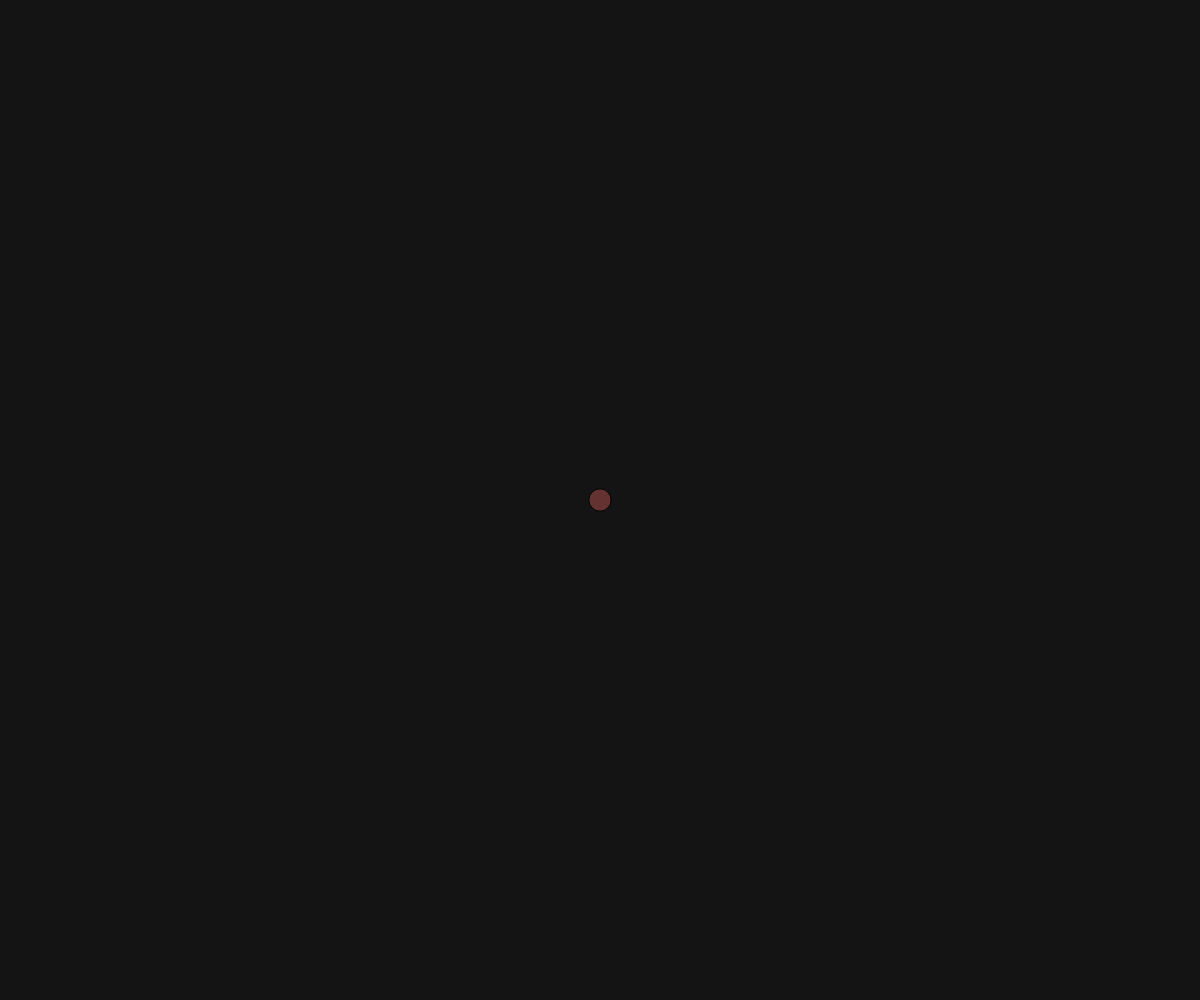
Frame 1 (no input)
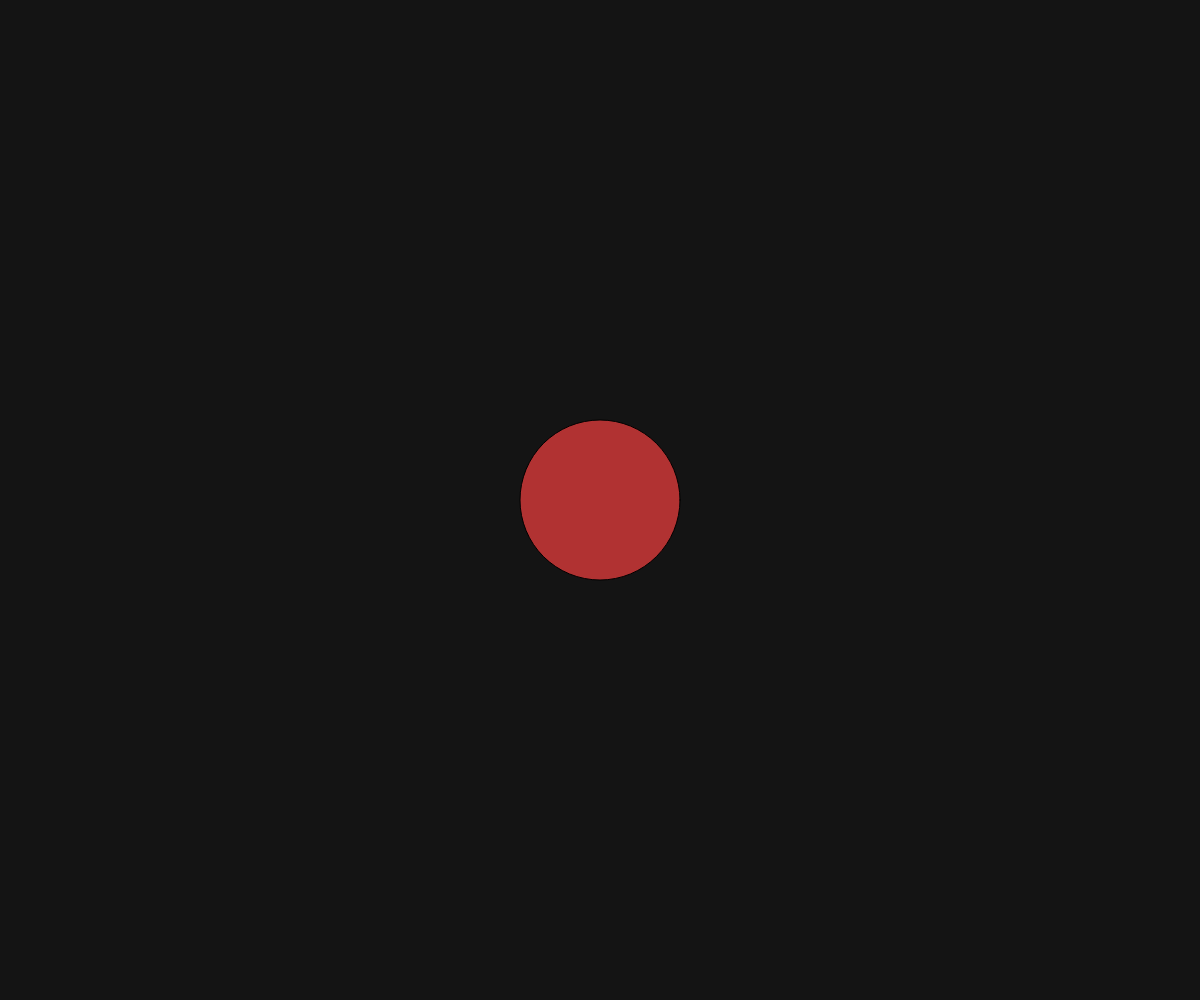
Frame 60 (no input)
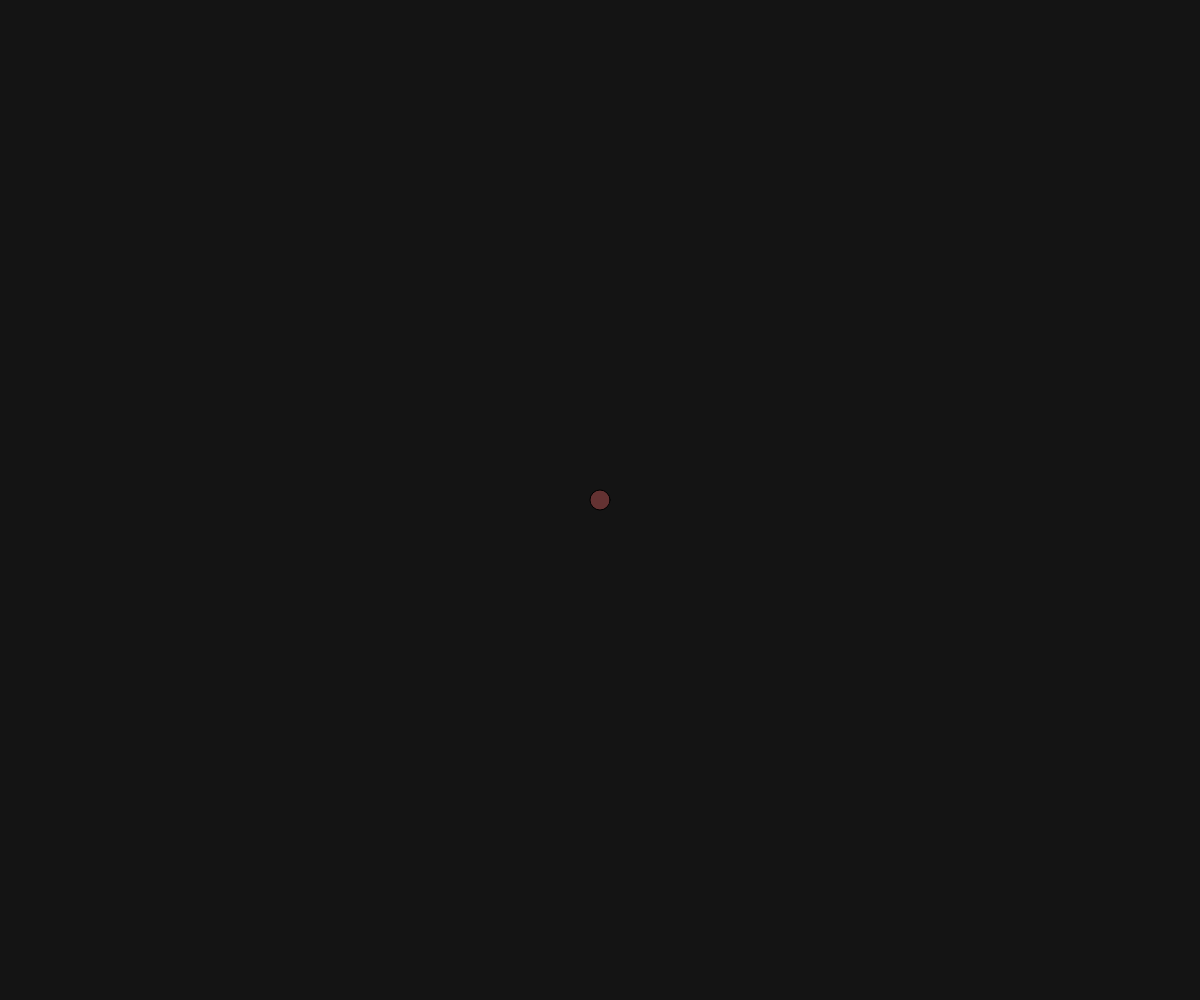
Frame 120 (the mouse pressed at the canvas centre since frame 60)

The p5.js sketch that drew these frames (run headless with seeded random() and noise() and a simulated clock; from frame 60 on, the mouse is pressed at the canvas centre):

// p5.js sketch
// ── sketch.js
// TODO: time with map() and mod

function setup() {
  createCanvas(windowWidth, windowHeight);

}

function draw() {
  background(20);

  let P = 2000;

  let counter = millis()%P;
  let md = map(counter,0,P,20,300);
  let mr = map(counter, 0, P, 100, 255);

  fill(mr,50,50);

  ellipse(width / 2, height / 2, md);

}
